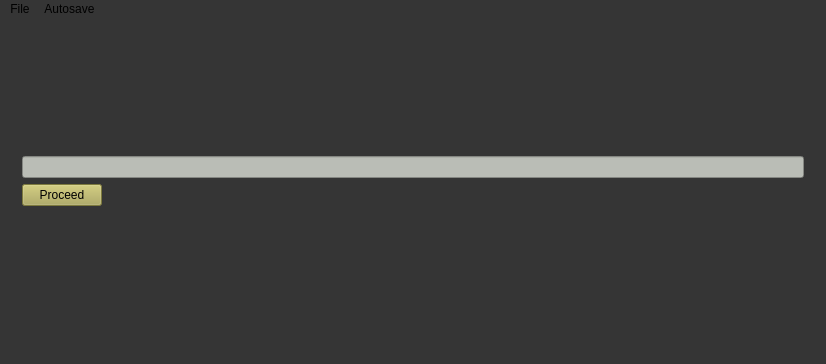
<?xml version="1.0" encoding="UTF-8"?>
<ui version="4.0">
 <class>MainWindow</class>
 <widget class="QMainWindow" name="MainWindow">
  <property name="geometry">
   <rect>
    <x>0</x>
    <y>0</y>
    <width>826</width>
    <height>364</height>
   </rect>
  </property>
  <property name="windowTitle">
   <string>MainWindow</string>
  </property>
  <property name="styleSheet">
   <string notr="true">background-color:rgb(53, 53, 53);</string>
  </property>
  <widget class="QWidget" name="centralwidget">
   <layout class="QGridLayout" name="gridLayout_3">
    <item row="0" column="1">
     <layout class="QGridLayout" name="gridLayout_2">
      <item row="2" column="0">
       <widget class="QPushButton" name="proceedButt">
        <property name="sizePolicy">
         <sizepolicy hsizetype="Maximum" vsizetype="Fixed">
          <horstretch>0</horstretch>
          <verstretch>0</verstretch>
         </sizepolicy>
        </property>
        <property name="font">
         <font>
          <weight>50</weight>
          <italic>false</italic>
          <bold>false</bold>
         </font>
        </property>
        <property name="styleSheet">
         <string notr="true">background-color: rgb(174, 169, 85)</string>
        </property>
        <property name="text">
         <string>Proceed</string>
        </property>
       </widget>
      </item>
      <item row="3" column="0">
       <widget class="QLabel" name="label_4">
        <property name="text">
         <string/>
        </property>
       </widget>
      </item>
      <item row="0" column="0">
       <widget class="QLabel" name="label_3">
        <property name="text">
         <string/>
        </property>
       </widget>
      </item>
      <item row="1" column="0">
       <widget class="QLineEdit" name="passLine">
        <property name="sizePolicy">
         <sizepolicy hsizetype="MinimumExpanding" vsizetype="Fixed">
          <horstretch>0</horstretch>
          <verstretch>0</verstretch>
         </sizepolicy>
        </property>
        <property name="styleSheet">
         <string notr="true">background-color:rgb(186, 189, 182)</string>
        </property>
       </widget>
      </item>
     </layout>
    </item>
    <item row="0" column="0">
     <widget class="QLabel" name="label">
      <property name="text">
       <string/>
      </property>
     </widget>
    </item>
    <item row="0" column="2">
     <widget class="QLabel" name="label_2">
      <property name="text">
       <string/>
      </property>
     </widget>
    </item>
   </layout>
  </widget>
  <widget class="QMenuBar" name="menubar">
   <property name="geometry">
    <rect>
     <x>0</x>
     <y>0</y>
     <width>826</width>
     <height>22</height>
    </rect>
   </property>
   <widget class="QMenu" name="menuFile">
    <property name="title">
     <string>File</string>
    </property>
    <widget class="QMenu" name="menuSave">
     <property name="title">
      <string>Save</string>
     </property>
     <addaction name="separator"/>
     <addaction name="actionin_database"/>
     <addaction name="actionin_local_file_csv"/>
     <addaction name="actionboth"/>
    </widget>
    <widget class="QMenu" name="menuAutosave_3">
     <property name="title">
      <string>Autosave</string>
     </property>
     <addaction name="actionOn"/>
     <addaction name="actionOff"/>
    </widget>
    <addaction name="menuSave"/>
    <addaction name="menuAutosave_3"/>
   </widget>
   <widget class="QMenu" name="menuAutosave">
    <property name="title">
     <string>Autosave</string>
    </property>
   </widget>
   <addaction name="menuFile"/>
   <addaction name="menuAutosave"/>
  </widget>
  <widget class="QStatusBar" name="statusbar"/>
  <action name="actionin_database">
   <property name="text">
    <string>in database</string>
   </property>
  </action>
  <action name="actionin_local_file_csv">
   <property name="text">
    <string>in local file (.csv)</string>
   </property>
  </action>
  <action name="actionOn">
   <property name="text">
    <string>On</string>
   </property>
  </action>
  <action name="actionOff">
   <property name="text">
    <string>Off</string>
   </property>
  </action>
  <action name="actionboth">
   <property name="text">
    <string>both</string>
   </property>
  </action>
 </widget>
 <resources/>
 <connections/>
</ui>
